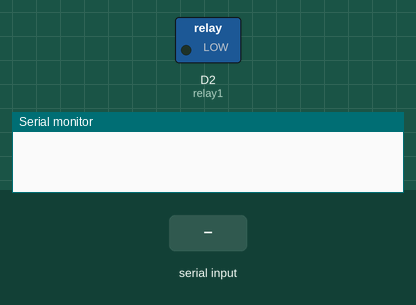
Recording of a sketch running on a simulated ESP8266 (NodeMCU). Shown: switched loads named in the sketch (green lamp = pin HIGH), the last lines printed to the serial monitor. The inputs (shaded band) are chosen by the test bench.

Above: at 1.2 s.
1.3 s: "*of" received over Serial
At 1.9 s:
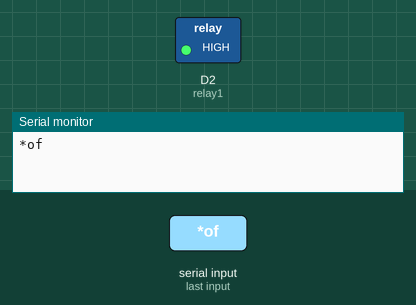
2.8 s: "*on" received over Serial
At 4.2 s:
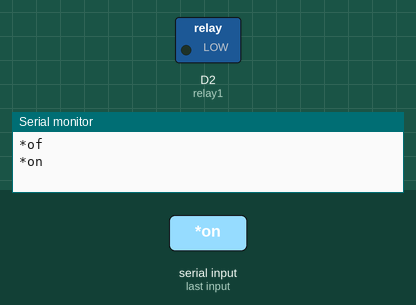
Timing chart, 0 to 5.8 s (numbered marks = the images above; inputs shaded):
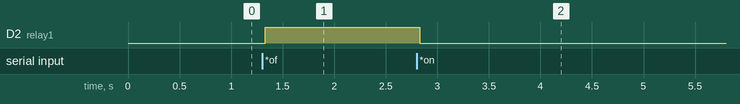

The sketch:

bluetooth.ino
```cpp
String voice;
#define relay1 D2
void setup(){
 Serial.begin(9600);
 pinMode(relay1,OUTPUT);
}
void loop(){
  while(Serial.available())
  {
    delay(10);
    char c=Serial.read();
    if(c=='#'){
      break;
    }
    voice +=c;
  }
  if(voice.length()>0)
  {
    Serial.println(voice);
    if(voice=="*on")
    {
      digitalWrite(relay1,LOW);
    }
    else if(voice=="*of")
    {
      digitalWrite(relay1,HIGH);
    }

    voice="";
  }
}
```

Measured:
- after the input at 1.3 s, D2 (relay1): LOW → HIGH at once
- after the input at 2.8 s, D2 (relay1): HIGH → LOW at once
